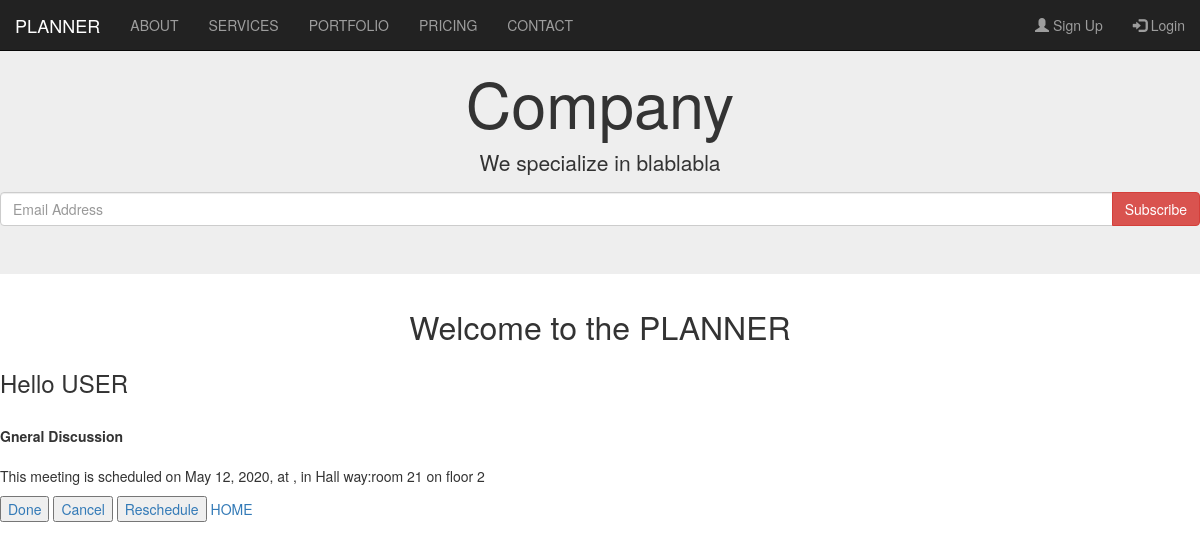
/meetings/1, run on the app's committed database.
### meetings/models.py (models this page shows, shortened)
class Meeting(models.Model):
    title=models.CharField(max_length=200)
    date=models.DateField()
    start_time=models.TimeField(default=time(9))
    duration=models.IntegerField(default=1)
    room=models.ForeignKey(Room,on_delete=models.CASCADE)

class Room(models.Model):
    name=models.CharField(max_length=50)
    floor=models.IntegerField()
    room_number=models.IntegerField()
    def __str__ (self):
        return f"{self.name}:room {self.room_number} on floor {self.floor}"

### meetings/views.py (the view)
# urls.py: path('<int:id>',views.detail ,name="details" ),
def detail(request,id):
        meeting=get_object_or_404(Meeting,pk=id)
        return render(request,"meeting/detail.html",{"meeting":meeting})

### meetings/templates/meeting/detail.html (shortened to what this page needs)
{% extends "base.html" %}
{% block content %}
    <header style="text-align: center;">Welcome to the PLANNER</header>
    <h3>Hello USER</h3><br />
    <div><b>{{meeting.title}}</b></div> </br>
    <p>This meeting is scheduled on {{meeting.date}}, at {{maeeting.time}}, in {{meeting.room}} </p>
    <button type="button"><a href="{% url 'create' %}">Done</a></button>
    <button type="button"><a href="{% url 'create' %}">Cancel</a></button>
    <button type="button"><a href="{% url 'create' %}">Reschedule</a></button>
    <a href="{% url 'home' %} "> HOME </a>
{%endblock%}

### website/static/website/style.css (style rules this page uses)
body { background-color: azure; font-family: Cambria, Cochin, Georgia, Times, 'Times New Roman', serif; flood-color: cyan ; }
header { font-size: xx-large; font-weight: 200; font-style: inherit; font: outline; }

### data on the page
Meeting: title "Gneral Discussion", date "May 12, 2020", room "Hall way:room 21 on floor 2"
